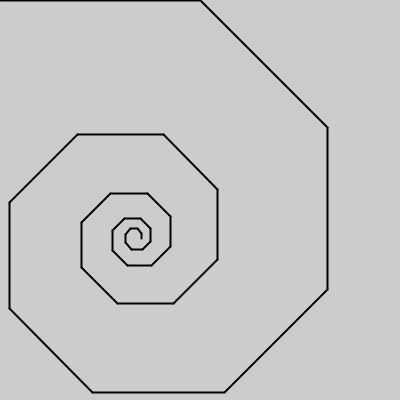
Frame 1 (no input)
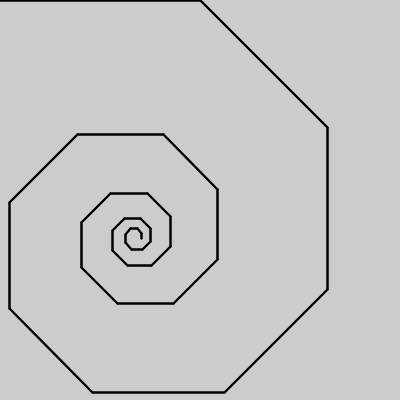
Frame 2 (the mouse pressed at the canvas centre, redrawn once)

The Processing sketch that drew these frames (run headless with seeded random() and noise(); the mouse was pressed at the canvas centre and the sketch redrawn once):

// Processing sketch: sk_recursive_spiral
// ── sk_recursive_spiral.pde
void setup()
{
  size(400, 400);
  noLoop();  // アニメーションしない
}

void draw()
{
  stroke(0);
  strokeWeight(2);
  drawSpiral( 0, 0, 200, 0, 35 ); // 最初の再帰呼び出し
}

/**
  再帰関数：線を再帰的に短くし，回転させながら描画する．
*/
void drawSpiral( float fBeginX, float fBeginY, float fLength, float fRot, int iLevel )
{
  if ( iLevel > 0 )  // 再帰の継続条件
  {
    // 線の終点
    float fEndX = fBeginX + cos( radians( fRot ) ) * fLength;
    float fEndY = fBeginY + sin( radians( fRot ) ) * fLength;
    
    line( fBeginX, fBeginY, fEndX, fEndY ); // 線を描画
    
    drawSpiral( fEndX, fEndY, fLength * 0.9, fRot + 45, iLevel - 1 ); // 再帰呼び出し
  }
}
